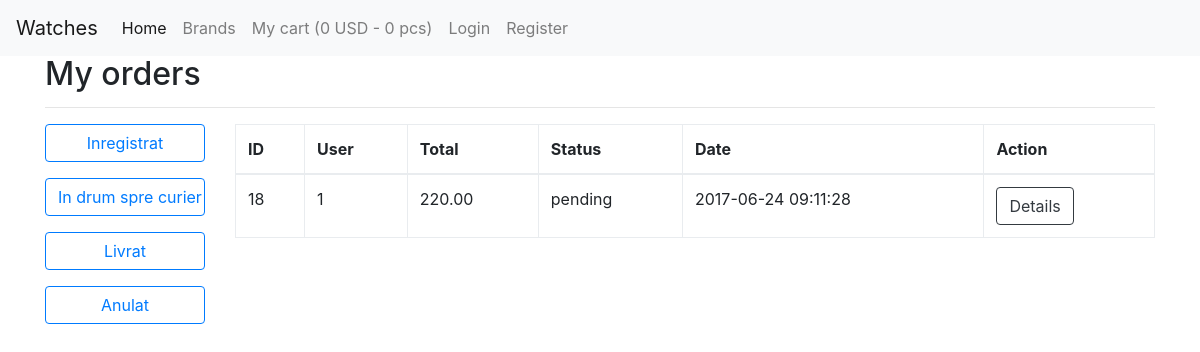
The page /order_list.php?userId=1 on the database its author committed.
### tables this page shows
CREATE TABLE `orders` (
  `id` int(11) NOT NULL,
  `total` decimal(10,2) NOT NULL,
  `status` varchar(255) NOT NULL,
  `user_id` int(11) NOT NULL,
  `created_at` datetime NOT NULL
);

### classes/Order.class.php (called while the page is built, shortened)
<?php
class Order extends Database
{
    protected $userId;
    public function setUserId($_userId)
    {
        $this->userId = $_userId;
    }
    public function getAllByUserId()
    {
        $sql = "SELECT * FROM orders
                WHERE user_id = $this->userId
                ORDER by id DESC";
        $stmt = $this->conn->prepare($sql);
        $stmt->execute();
        $orders = $stmt->fetchAll();
        return $orders;
    }
    public function getAvailableStatuses()
    {
        return [
            "inregistrat" => "Inregistrat",
            "in drum spre curier" => "In drum spre curier",
            "livrat" => "Livrat",
            "anulat" => "Anulat",
        ];
    }
}

### classes/Database.class.php (called while the page is built, shortened)
<?php
class Database
{
    protected $dbserver = "localhost";
    protected $dbusername = "root";
    protected $dbpassword = "";
    protected $dbname = "curs";
    public function connect()
    {
        try {
            $this->conn = new PDO(
                                "mysql:host=" . $this->dbserver . ";
                                dbname=" . $this->dbname,
                                $this->dbusername,
                                $this->dbpassword);
        } catch (PDOException $e) {
            echo $e->getMessage();
        }
    }
}

### order_list.php (the view)
<?php
include "header.php";
$userId = 0;
if (isset($_GET['userId'])) {
    $userId = $_GET['userId'];
}
$order = new Order();
if ($userId > 0) {
    $order->setUserId($userId);
    $orders = $order->getAllByUserId();
} else {
    $orders = $order->getAll();
}
$statuses = $order->getAvailableStatuses();
?>
<div class="row">
    <div class="col-12">
        <h2>
            <?php echo ($userId > 0) ? "My orders" :  "All orders" ?></h2>
        <hr>
    </div>
</div>
<div class="row">
    <div class="col-2">
        <?php foreach($statuses as $key => $status): ?>
            <p>
            <a href="#" class="btn btn-outline-primary  btn-block"><?= $status ?></a>
            </p>
        <?php endforeach; ?>
    </div>
    <div class="col-10">
        <table class="table table-hover table-bordered">
            <thead>
            <tr>
                <th>ID</th>
                <th>User</th>
                <th>Total</th>
                <th>Status</th>
                <th>Date</th>
                <th>Action</th>
            </tr>
            </thead>
            <tbody>
            <?php foreach ($orders as $order) : ?>
                <tr>
                    <td> <?= $order["id"] ?> </td>
                    <td> <?= $order["user_id"] ?> </td>
                    <td> <?= $order["total"] ?> </td>
                    <td> <?= $order["status"] ?> </td>
                    <td> <?= $order["created_at"] ?> </td>
                    <td> <a href="order_items.php?orderId=<?= $order['id']; ?>"  class="btn btn-outline-dark">Details</a> </td>
                </tr>
            <?php endforeach ?>
            </tbody>
        </table>
    </div>
</div>
<?php include "footer.php" ?>

### rows shown on the page
orders: id "18", user "1", total "220.00", status "pending", created_at "2017-06-24 09:11:28"

### other values the page prints
$cart->calculateTotal() "0"
$cart->countProducts() "0"
$status "Inregistrat"
$status "In drum spre curier"
$status "Livrat"
$status "Anulat"
